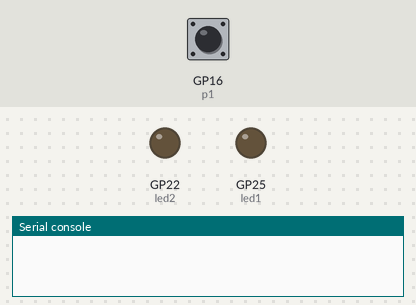
Bench run of a program on a simulated Raspberry Pi Pico running MicroPython. Shown: output pins drawn as LEDs (lit = HIGH), the last lines printed to the serial console. The inputs (shaded band) are chosen by the test bench; at power-on: GP16 (p1) HIGH.

Above: at 1.2 s.
1.3 s: GP16 (p1) pulsed LOW 5 times (0.12 s each, 0.3 s apart)
At 2.3 s:
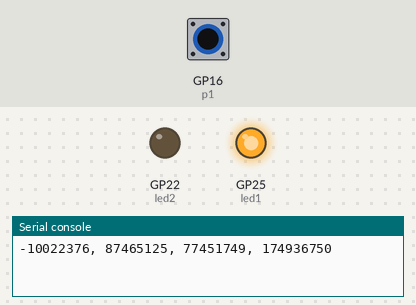
4.3 s: GP16 (p1) pulled LOW for 0.15 s
At 5.3 s:
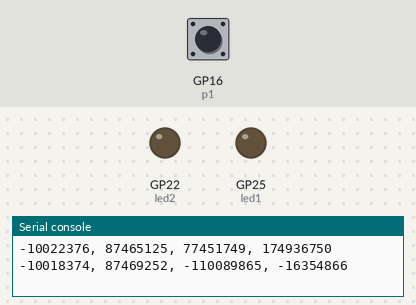
Timing chart, 0 to 7.3 s (numbered marks = the images above; inputs shaded):
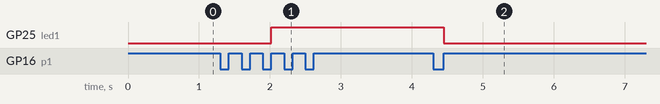

The program:

PIO_4Intervals_Timer.py
```python
'''
Measure time intervals on input pulses, using PIO state machine hardware
RP2040 CPU clock at 250 MHz
J.Beale 15-March-2021
'''

import utime
import rp2
from rp2 import PIO, asm_pio
from machine import Pin

'''
              ______       _____      _____
pin 1 _______/      \_____/     \____/
             A      B     C     D    E

  Time A-B, A-C, A-D, and A-E intervals:
  Start counting on rising edge A
  report timer values at edges B, C, D, and E

'''

# Assembly code for RP2040 PIO hardware state machine
@asm_pio()
def PULSE_LOW_DELTA():

    # Initialize x to be -1
    set(x,0)
    jmp(x_dec,'START')
    label('START')

    # Syntax: wait(Polarity,Source,Index)
    # https://datasheets.raspberrypi.org/rp2040/rp2040-datasheet.pdf#section_pio
    wait(0,pin,0)     # wait for pin1 to be low (if isn't already)
    wait(1,pin,0)     # wait for pin1 to be high: first rising edge

    # Here, just had rising edge; pin1 is high
    # Now, dec x while pin1 remains high
    label('loop')
    jmp(x_dec,'continue')  # decrement X, jump if zero
    label('continue')
    jmp(pin, 'loop')       # jump when 'pin' (config as pin1=GPIO16) is high

    mov(isr,x) # transfer X to input shift register
    push()  # transfer shift register to FIFO

    # here, just had falling edge. pin1 is low
    # dec x until pin1 goes high
    label('loop2')
    jmp(pin, 'exit')       # jump when 'pin' (config as pin1=GPIO16) is high
    jmp(x_dec,'loop2')     # decrement X, jump if zero
    label('exit')

    mov(isr,x) # transfer X to input shift register
    push()  # transfer shift register to FIFO

    # Here, just had 2nd rising edge; pin1 is high
    # Now, dec x while pin1 remains high
    label('loop3')
    jmp(x_dec,'cont2')  # decrement X, jump if zero
    label('cont2')
    jmp(pin, 'loop3')       # jump when 'pin' (config as pin1=GPIO16) is high

    mov(isr,x) # transfer X to input shift register
    push()  # transfer shift register to FIFO

    # here, just had 2nd falling edge; pin1 is low
    # dec x until pin1 goes high
    label('loop4')
    jmp(pin, 'exit2')       # jump when 'pin' (config as pin1=GPIO16) is high
    jmp(x_dec,'loop4')     # decrement X, jump if zero
    label('exit2')

    # Now report value to CPU via FIFO, with push
    mov(isr,x) # transfer X to input shift register
    push()  # transfer shift register to FIFO

    label('End')
    jmp('End')  # stop everything

# regular Python code follows

class pulsedelay:

    def __init__(self,pin1,pin2, stateMachine=0):
        self.pin1 = pin1
        self.pin2 = pin2
        self.sm= rp2.StateMachine(stateMachine)

    def get(self):
        self.sm.init(PULSE_LOW_DELTA,freq=250000000,
                     in_base=(self.pin1),
                     jmp_pin=(self.pin2))

        ''' in_base declare the first Pin offset
            jmp_pin declare the pin to use for jmp (this is not an offset)
        '''
        self.sm.active(1)
        return (0xffffffff - self.sm.get()) # units of raw counter ticks, T = 1/freq

    def read_blocking(self, n):
        self.sm.init(PULSE_LOW_DELTA,freq=250000000,
                     in_base=(self.pin1),
                     jmp_pin=(self.pin2))

        ''' in_base declare the first Pin offset
            jmp_pin declare the pin to use for jmp (this is not an offset)
        '''
        self.sm.active(1)
        data = []
        for i in range(n):
            data.append(0xffffffff - self.sm.get() )
        return data

# -----------------------------------------
if __name__ == "__main__":

    import machine as m

    m.freq(250000000) # overclock to 250 MHz. Wheee!
    #m.freq(125000000) # standard clock speed

    # nominal timings from 1-PPS, 10% duty pulse
    nomInt = (12500000, 125000000, 137500000, 250000000)

    p1 = m.Pin(16,m.Pin.IN, m.Pin.PULL_UP) # Channel A input
    led1 = m.Pin(25, m.Pin.OUT)              # set pin 25 (driving onboard LED) to output
    led2 = m.Pin(22, m.Pin.OUT)              # set external output pin (driving offboard LED) to output
    led1.off()
    led2.off()

    pulsein = pulsedelay(p1,p1)

    rSum = 0  # running sum of interval deltas
    while True:
        newVals = pulsein.read_blocking(4)  # get interval times
        i = 0
        for n in newVals:
            delta = nomInt[i] - (n+i) # +i correction due to mov,push overhead
            print("%d" % delta,end="")
            if i < 3:
                i += 1
                print(", ",end="")
        print()
        led1.toggle()

# Note: Timer Period = 2/(250 MHz) so time in microseconds = newVal / (125)

# Sample output with 1-PPS 10% duty cycle input:
# -1, 3, 1, 5
# -1, 3, 1, 6
# -1, 3, 2, 6
# -1, 3, 2, 6
# -1, 3, 1, 6
# -1, 3, 2, 6
```

Measured:
- after the input at 1.3 s, GP25 (led1): LOW → HIGH after 0.72 s
- after the input at 4.3 s, GP25 (led1): HIGH → LOW after 0.15 s
